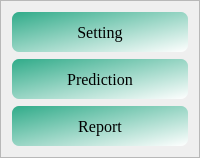
           <widget class="QFrame" name="left_frame">
            <property name="sizePolicy">
             <sizepolicy hsizetype="Expanding" vsizetype="Preferred">
              <horstretch>1</horstretch>
              <verstretch>0</verstretch>
             </sizepolicy>
            </property>
            <property name="styleSheet">
             <string notr="true">QPushButton{
	background-color: qlineargradient(spread:pad, x1:0, y1:0, x2:1, y2:1, stop:0 rgba(48, 171, 137, 255), stop:1 rgba(255, 255, 255, 255));
	border:none;
	border-radius:7px;
	color:rgb(0,0,0)
}
QPushButton:pressed{
	padding-left:5px;
	padding-top:5px;
}
#frame_5{
	background-color: rgb(77, 79, 83);
}</string>
            </property>
            <property name="frameShape">
             <enum>QFrame::StyledPanel</enum>
            </property>
            <property name="frameShadow">
             <enum>QFrame::Raised</enum>
            </property>
            <layout class="QVBoxLayout" name="verticalLayout_3">
             <property name="spacing">
              <number>7</number>
             </property>
             <property name="leftMargin">
              <number>11</number>
             </property>
             <property name="topMargin">
              <number>11</number>
             </property>
             <property name="bottomMargin">
              <number>11</number>
             </property>
             <item>
              <widget class="QPushButton" name="left_predict_button">
               <property name="minimumSize">
                <size>
                 <width>0</width>
                 <height>40</height>
                </size>
               </property>
               <property name="maximumSize">
                <size>
                 <width>16777215</width>
                 <height>40</height>
                </size>
               </property>
               <property name="palette">
                <palette>
                 <active>
                  <colorrole role="WindowText">
                   <brush brushstyle="SolidPattern">
                    <color alpha="255">
                     <red>0</red>
                     <green>0</green>
                     <blue>0</blue>
                    </color>
                   </brush>
                  </colorrole>
                  <colorrole role="Button">
                   <brush brushstyle="LinearGradientPattern">
                    <gradient startx="0.000000000000000" starty="0.000000000000000" endx="1.000000000000000" endy="1.000000000000000" type="LinearGradient" spread="PadSpread" coordinatemode="ObjectBoundingMode">
                     <gradientstop position="0.000000000000000">
                      <color alpha="255">
                       <red>48</red>
                       <green>171</green>
                       <blue>137</blue>
                      </color>
                     </gradientstop>
                     <gradientstop position="1.000000000000000">
                      <color alpha="255">
                       <red>255</red>
                       <green>255</green>
                       <blue>255</blue>
                      </color>
                     </gradientstop>
                    </gradient>
                   </brush>
                  </colorrole>
                  <colorrole role="Text">
                   <brush brushstyle="SolidPattern">
                    <color alpha="255">
                     <red>0</red>
                     <green>0</green>
                     <blue>0</blue>
                    </color>
                   </brush>
                  </colorrole>
                  <colorrole role="ButtonText">
                   <brush brushstyle="SolidPattern">
                    <color alpha="255">
                     <red>0</red>
                     <green>0</green>
                     <blue>0</blue>
                    </color>
                   </brush>
                  </colorrole>
                  <colorrole role="Base">
                   <brush brushstyle="LinearGradientPattern">
                    <gradient startx="0.000000000000000" starty="0.000000000000000" endx="1.000000000000000" endy="1.000000000000000" type="LinearGradient" spread="PadSpread" coordinatemode="ObjectBoundingMode">
                     <gradientstop position="0.000000000000000">
                      <color alpha="255">
                       <red>48</red>
                       <green>171</green>
                       <blue>137</blue>
                      </color>
                     </gradientstop>
                     <gradientstop position="1.000000000000000">
                      <color alpha="255">
                       <red>255</red>
                       <green>255</green>
                       <blue>255</blue>
                      </color>
                     </gradientstop>
                    </gradient>
                   </brush>
                  </colorrole>
                  <colorrole role="Window">
                   <brush brushstyle="LinearGradientPattern">
                    <gradient startx="0.000000000000000" starty="0.000000000000000" endx="1.000000000000000" endy="1.000000000000000" type="LinearGradient" spread="PadSpread" coordinatemode="ObjectBoundingMode">
                     <gradientstop position="0.000000000000000">
                      <color alpha="255">
                       <red>48</red>
                       <green>171</green>
                       <blue>137</blue>
                      </color>
                     </gradientstop>
                     <gradientstop position="1.000000000000000">
                      <color alpha="255">
                       <red>255</red>
                       <green>255</green>
                       <blue>255</blue>
                      </color>
                     </gradientstop>
                    </gradient>
                   </brush>
                  </colorrole>
                  <colorrole role="PlaceholderText">
                   <brush brushstyle="SolidPattern">
                    <color alpha="128">
                     <red>0</red>
                     <green>170</green>
                     <blue>255</blue>
                    </color>
                   </brush>
                  </colorrole>
                 </active>
                 <inactive>
                  <colorrole role="WindowText">
                   <brush brushstyle="SolidPattern">
                    <color alpha="255">
                     <red>0</red>
                     <green>0</green>
                     <blue>0</blue>
                    </color>
                   </brush>
                  </colorrole>
                  <colorrole role="Button">
                   <brush brushstyle="LinearGradientPattern">
                    <gradient startx="0.000000000000000" starty="0.000000000000000" endx="1.000000000000000" endy="1.000000000000000" type="LinearGradient" spread="PadSpread" coordinatemode="ObjectBoundingMode">
                     <gradientstop position="0.000000000000000">
                      <color alpha="255">
                       <red>48</red>
                       <green>171</green>
                       <blue>137</blue>
                      </color>
                     </gradientstop>
                     <gradientstop position="1.000000000000000">
                      <color alpha="255">
                       <red>255</red>
                       <green>255</green>
                       <blue>255</blue>
                      </color>
                     </gradientstop>
                    </gradient>
                   </brush>
                  </colorrole>
                  <colorrole role="Text">
                   <brush brushstyle="SolidPattern">
                    <color alpha="255">
                     <red>0</red>
                     <green>0</green>
                     <blue>0</blue>
                    </color>
                   </brush>
                  </colorrole>
                  <colorrole role="ButtonText">
                   <brush brushstyle="SolidPattern">
                    <color alpha="255">
                     <red>0</red>
                     <green>0</green>
                     <blue>0</blue>
                    </color>
                   </brush>
                  </colorrole>
                  <colorrole role="Base">
                   <brush brushstyle="LinearGradientPattern">
                    <gradient startx="0.000000000000000" starty="0.000000000000000" endx="1.000000000000000" endy="1.000000000000000" type="LinearGradient" spread="PadSpread" coordinatemode="ObjectBoundingMode">
                     <gradientstop position="0.000000000000000">
                      <color alpha="255">
                       <red>48</red>
                       <green>171</green>
                       <blue>137</blue>
                      </color>
                     </gradientstop>
                     <gradientstop position="1.000000000000000">
                      <color alpha="255">
                       <red>255</red>
                       <green>255</green>
                       <blue>255</blue>
                      </color>
                     </gradientstop>
                    </gradient>
                   </brush>
                  </colorrole>
                  <colorrole role="Window">
                   <brush brushstyle="LinearGradientPattern">
                    <gradient startx="0.000000000000000" starty="0.000000000000000" endx="1.000000000000000" endy="1.000000000000000" type="LinearGradient" spread="PadSpread" coordinatemode="ObjectBoundingMode">
                     <gradientstop position="0.000000000000000">
                      <color alpha="255">
                       <red>48</red>
                       <green>171</green>
                       <blue>137</blue>
                      </color>
                     </gradientstop>
                     <gradientstop position="1.000000000000000">
                      <color alpha="255">
                       <red>255</red>
                       <green>255</green>
                       <blue>255</blue>
                      </color>
                     </gradientstop>
                    </gradient>
                   </brush>
                  </colorrole>
                  <colorrole role="PlaceholderText">
                   <brush brushstyle="SolidPattern">
                    <color alpha="128">
                     <red>0</red>
                     <green>170</green>
                     <blue>255</blue>
                    </color>
                   </brush>
                  </colorrole>
                 </inactive>
                 <disabled>
                  <colorrole role="WindowText">
                   <brush brushstyle="SolidPattern">
                    <color alpha="255">
                     <red>0</red>
                     <green>0</green>
                     <blue>0</blue>
                    </color>
                   </brush>
                  </colorrole>
                  <colorrole role="Button">
                   <brush brushstyle="LinearGradientPattern">
                    <gradient startx="0.000000000000000" starty="0.000000000000000" endx="1.000000000000000" endy="1.000000000000000" type="LinearGradient" spread="PadSpread" coordinatemode="ObjectBoundingMode">
                     <gradientstop position="0.000000000000000">
                      <color alpha="255">
                       <red>48</red>
                       <green>171</green>
                       <blue>137</blue>
                      </color>
                     </gradientstop>
                     <gradientstop position="1.000000000000000">
                      <color alpha="255">
                       <red>255</red>
                       <green>255</green>
                       <blue>255</blue>
                      </color>
                     </gradientstop>
                    </gradient>
                   </brush>
                  </colorrole>
                  <colorrole role="Text">
                   <brush brushstyle="SolidPattern">
                    <color alpha="255">
                     <red>0</red>
                     <green>0</green>
                     <blue>0</blue>
                    </color>
                   </brush>
                  </colorrole>
                  <colorrole role="ButtonText">
                   <brush brushstyle="SolidPattern">
                    <color alpha="255">
                     <red>0</red>
                     <green>0</green>
                     <blue>0</blue>
                    </color>
                   </brush>
                  </colorrole>
                  <colorrole role="Base">
                   <brush brushstyle="LinearGradientPattern">
                    <gradient startx="0.000000000000000" starty="0.000000000000000" endx="1.000000000000000" endy="1.000000000000000" type="LinearGradient" spread="PadSpread" coordinatemode="ObjectBoundingMode">
                     <gradientstop position="0.000000000000000">
                      <color alpha="255">
                       <red>48</red>
                       <green>171</green>
                       <blue>137</blue>
                      </color>
                     </gradientstop>
                     <gradientstop position="1.000000000000000">
                      <color alpha="255">
                       <red>255</red>
                       <green>255</green>
                       <blue>255</blue>
                      </color>
                     </gradientstop>
                    </gradient>
                   </brush>
                  </colorrole>
                  <colorrole role="Window">
                   <brush brushstyle="LinearGradientPattern">
                    <gradient startx="0.000000000000000" starty="0.000000000000000" endx="1.000000000000000" endy="1.000000000000000" type="LinearGradient" spread="PadSpread" coordinatemode="ObjectBoundingMode">
                     <gradientstop position="0.000000000000000">
                      <color alpha="255">
                       <red>48</red>
                       <green>171</green>
                       <blue>137</blue>
                      </color>
                     </gradientstop>
                     <gradientstop position="1.000000000000000">
                      <color alpha="255">
                       <red>255</red>
                       <green>255</green>
                       <blue>255</blue>
                      </color>
                     </gradientstop>
                    </gradient>
                   </brush>
                  </colorrole>
                  <colorrole role="PlaceholderText">
                   <brush brushstyle="SolidPattern">
                    <color alpha="128">
                     <red>0</red>
                     <green>0</green>
                     <blue>0</blue>
                    </color>
                   </brush>
                  </colorrole>
                 </disabled>
                </palette>
               </property>
               <property name="font">
                <font>
                 <family>Times New Roman</family>
                 <pointsize>12</pointsize>
                 <weight>50</weight>
                 <bold>false</bold>
                </font>
               </property>
               <property name="styleSheet">
                <string notr="true">QPushButton{
background-color: qlineargradient(spread:pad, x1:0, y1:0, x2:1, y2:1, stop:0 rgba(48, 171, 137, 255), stop:1 rgba(255, 255, 255, 255));
}</string>
               </property>
               <property name="text">
                <string>Setting</string>
               </property>
               <property name="iconSize">
                <size>
                 <width>30</width>
                 <height>30</height>
                </size>
               </property>
              </widget>
             </item>
             <item>
              <widget class="QPushButton" name="left_second_button">
               <property name="minimumSize">
                <size>
                 <width>0</width>
                 <height>40</height>
                </size>
               </property>
               <property name="maximumSize">
                <size>
                 <width>16777215</width>
                 <height>40</height>
                </size>
               </property>
               <property name="font">
                <font>
                 <family>Times New Roman</family>
                 <pointsize>12</pointsize>
                </font>
               </property>
               <property name="text">
                <string>Prediction</string>
               </property>
               <property name="iconSize">
                <size>
                 <width>30</width>
                 <height>30</height>
                </size>
               </property>
              </widget>
             </item>
             <item>
              <widget class="QPushButton" name="left_third_button">
               <property name="minimumSize">
                <size>
                 <width>0</width>
                 <height>40</height>
                </size>
               </property>
               <property name="maximumSize">
                <size>
                 <width>16777215</width>
                 <height>40</height>
                </size>
               </property>
               <property name="font">
                <font>
                 <family>Times New Roman</family>
                 <pointsize>12</pointsize>
                </font>
               </property>
               <property name="text">
                <string>Report</string>
               </property>
               <property name="iconSize">
                <size>
                 <width>30</width>
                 <height>30</height>
                </size>
               </property>
              </widget>
             </item>
            </layout>
           </widget>
